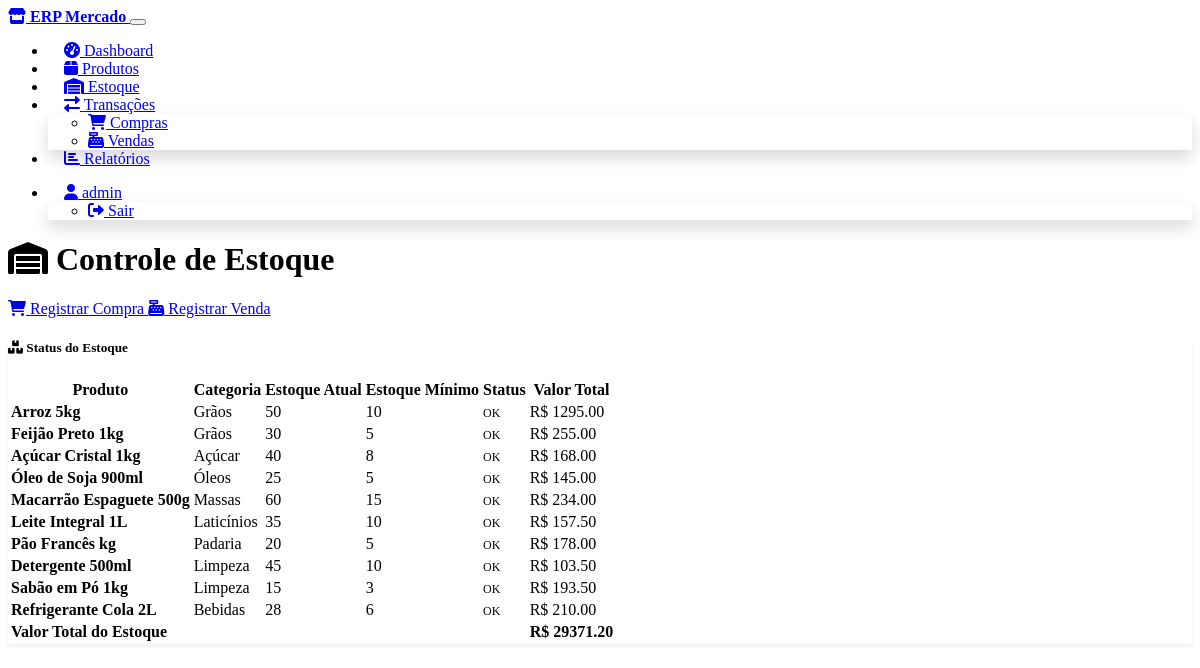
Page /inventory (signed in) on the committed database.
### models.py (models this page shows, shortened)
class Product(db.Model):
    id = db.Column(db.Integer, primary_key=True)
    name = db.Column(db.String(100), nullable=False)
    sku = db.Column(db.String(20), unique=True, nullable=False)
    category = db.Column(db.String(50), nullable=False)
    price = db.Column(db.Float, nullable=False)
    stock_quantity = db.Column(db.Integer, default=0)
    min_stock = db.Column(db.Integer, default=5)
    qr_code_path = db.Column(db.String(200))
    created_at = db.Column(db.DateTime, default=datetime.utcnow)
    updated_at = db.Column(db.DateTime, default=datetime.utcnow, onupdate=datetime.utcnow)
    purchases = db.relationship('Purchase', backref='product', lazy=True)
    sales = db.relationship('Sale', backref='product', lazy=True)

### routes.py (the view)
@app.route('/inventory')
def inventory():
    products = Product.query.all()
    return render_template('inventory.html', products=products)

### routes.py (called while the page is built)
@app.before_request
def require_login():
    allowed_routes = ['login', 'static', 'search_product_by_sku']
    if request.endpoint not in allowed_routes and 'user_id' not in session:
        return redirect(url_for('login'))

### templates/inventory.html (shortened to what this page needs)
{% extends "base.html" %}
{% block content %}
<div class="d-flex justify-content-between align-items-center mb-4">
    <h1><i class="fas fa-warehouse"></i> Controle de Estoque</h1>
    <div>
        <a href="{{ url_for('add_purchase') }}" class="btn btn-success me-2">
            <i class="fas fa-shopping-cart"></i> Registrar Compra
        </a>
        <a href="{{ url_for('add_sale') }}" class="btn btn-primary">
            <i class="fas fa-cash-register"></i> Registrar Venda
        </a>
    </div>
</div>
<div class="card">
    <div class="card-header">
        <h5><i class="fas fa-boxes"></i> Status do Estoque</h5>
    </div>
    <div class="card-body">
        {% if products %}
        <div class="table-responsive">
            <table class="table table-hover">
                <thead>
                    <tr>
                        <th>Produto</th>
                        <th>Categoria</th>
                        <th>Estoque Atual</th>
                        <th>Estoque Mínimo</th>
                        <th>Status</th>
                        <th>Valor Total</th>
                    </tr>
                </thead>
                <tbody>
                    {% for product in products %}
                    <tr {% if product.stock_quantity <= product.min_stock %}class="table-warning"{% endif %}>
                        <td>
                            <strong>{{ product.name }}</strong>
                        </td>
                        <td>{{ product.category }}</td>
                        <td>{{ product.stock_quantity }}</td>
                        <td>{{ product.min_stock }}</td>
                        <td>
                            {% if product.stock_quantity == 0 %}
                                <span class="badge bg-danger">Sem Estoque</span>
                            {% elif product.stock_quantity <= product.min_stock %}
                                <span class="badge bg-warning">Estoque Baixo</span>
                            {% else %}
                                <span class="badge bg-success">OK</span>
                            {% endif %}
                        </td>
                        <td>R$ {{ "%.2f"|format(product.price * product.stock_quantity) }}</td>
                    </tr>
                    {% endfor %}
                </tbody>
                <tfoot>
                    <tr class="table-info">
                        <td colspan="5"><strong>Valor Total do Estoque</strong></td>
                        <td><strong>R$ {{ "%.2f"|format(products|sum(attribute='price')|float * products|sum(attribute='stock_quantity')|float) }}</strong></td>
                    </tr>
                </tfoot>
            </table>
        </div>
        {% endif %}
    </div>
</div>
{% endblock %}

### templates/base.html (shortened to what this page needs)
<!DOCTYPE html>
<html lang="pt-BR">
<head>
    <link href="https://cdn.replit.com/agent/bootstrap-agent-dark-theme.min.css" rel="stylesheet">
    <link href="https://cdnjs.cloudflare.com/ajax/libs/font-awesome/6.0.0/css/all.min.css" rel="stylesheet">
    <link href="{{ url_for('static', filename='style.css') }}" rel="stylesheet">
</head>
<body>
    {% if session.user_id %}
    <nav class="navbar navbar-expand-lg navbar-dark bg-dark">
        <div class="container">
            <a class="navbar-brand" href="{{ url_for('dashboard') }}">
                <i class="fas fa-store"></i> ERP Mercado
            </a>
            <button class="navbar-toggler" type="button" data-bs-toggle="collapse" data-bs-target="#navbarNav">
            </button>
            <div class="collapse navbar-collapse" id="navbarNav">
                <ul class="navbar-nav me-auto">
                    <li class="nav-item">
                        <a class="nav-link" href="{{ url_for('dashboard') }}">
                            <i class="fas fa-tachometer-alt"></i> Dashboard
                        </a>
                    </li>
                    <li class="nav-item">
                        <a class="nav-link" href="{{ url_for('products') }}">
                            <i class="fas fa-box"></i> Produtos
                        </a>
                    </li>
                    <li class="nav-item">
                        <a class="nav-link" href="{{ url_for('inventory') }}">
                            <i class="fas fa-warehouse"></i> Estoque
                        </a>
                    </li>
                    <li class="nav-item dropdown">
                        <a class="nav-link dropdown-toggle" href="#" role="button" data-bs-toggle="dropdown">
                            <i class="fas fa-exchange-alt"></i> Transações
                        </a>
                        <ul class="dropdown-menu">
                            <li><a class="dropdown-item" href="{{ url_for('purchases') }}">
                                <i class="fas fa-shopping-cart"></i> Compras
                            </a></li>
                            <li><a class="dropdown-item" href="{{ url_for('sales') }}">
                                <i class="fas fa-cash-register"></i> Vendas
                            </a></li>
                        </ul>
                    </li>
                    <li class="nav-item">
                        <a class="nav-link" href="{{ url_for('reports') }}">
                            <i class="fas fa-chart-bar"></i> Relatórios
                        </a>
                    </li>
                </ul>
                <ul class="navbar-nav">
                    <li class="nav-item dropdown">
                        <a class="nav-link dropdown-toggle" href="#" role="button" data-bs-toggle="dropdown">
                            <i class="fas fa-user"></i> {{ session.username }}
                        </a>
                        <ul class="dropdown-menu">
                            <li><a class="dropdown-item" href="{{ url_for('logout') }}">
                                <i class="fas fa-sign-out-alt"></i> Sair
                            </a></li>
                        </ul>
                    </li>
                </ul>
            </div>
        </div>
    </nav>
    {% endif %}
    <main class="container mt-4">
        {% block content %}{% endblock %}
    </main>
</body>
</html>

### static/style.css (style rules this page uses)
.navbar-brand { font-weight: bold; }
.card { border: none; box-shadow: 0 0.125rem 0.25rem rgba(0, 0, 0, 0.075); margin-bottom: 1rem; }
.table th { border-top: none; font-weight: 600; }
.btn { border-radius: 0.375rem; }
.badge { font-size: 0.75em; }
.navbar-nav .nav-link { padding: 0.5rem 1rem; }
.dropdown-menu { border: none; box-shadow: 0 0.5rem 1rem rgba(0, 0, 0, 0.15); }

### rows in the picture
Product: name "Arroz 5kg", category "Grãos", stock_quantity "50", min_stock "10", shows "OK", product.price*product.stock_quantity "1295.00"
Product: name "Feijão Preto 1kg", category "Grãos", stock_quantity "30", min_stock "5", shows "OK", product.price*product.stock_quantity "255.00"
Product: name "Açúcar Cristal 1kg", category "Açúcar", stock_quantity "40", min_stock "8", shows "OK", product.price*product.stock_quantity "168.00"
Product: name "Óleo de Soja 900ml", category "Óleos", stock_quantity "25", min_stock "5", shows "OK", product.price*product.stock_quantity "145.00"
Product: name "Macarrão Espaguete 500g", category "Massas", stock_quantity "60", min_stock "15", shows "OK", product.price*product.stock_quantity "234.00"
Product: name "Leite Integral 1L", category "Laticínios", stock_quantity "35", min_stock "10", shows "OK", product.price*product.stock_quantity "157.50"
Product: name "Pão Francês kg", category "Padaria", stock_quantity "20", min_stock "5", shows "OK", product.price*product.stock_quantity "178.00"
Product: name "Detergente 500ml", category "Limpeza", stock_quantity "45", min_stock "10", shows "OK", product.price*product.stock_quantity "103.50"
Product: name "Sabão em Pó 1kg", category "Limpeza", stock_quantity "15", min_stock "3", shows "OK", product.price*product.stock_quantity "193.50"
Product: name "Refrigerante Cola 2L", category "Bebidas", stock_quantity "28", min_stock "6", shows "OK", product.price*product.stock_quantity "210.00"

### other values in the picture
{{ session.username }} "admin"
